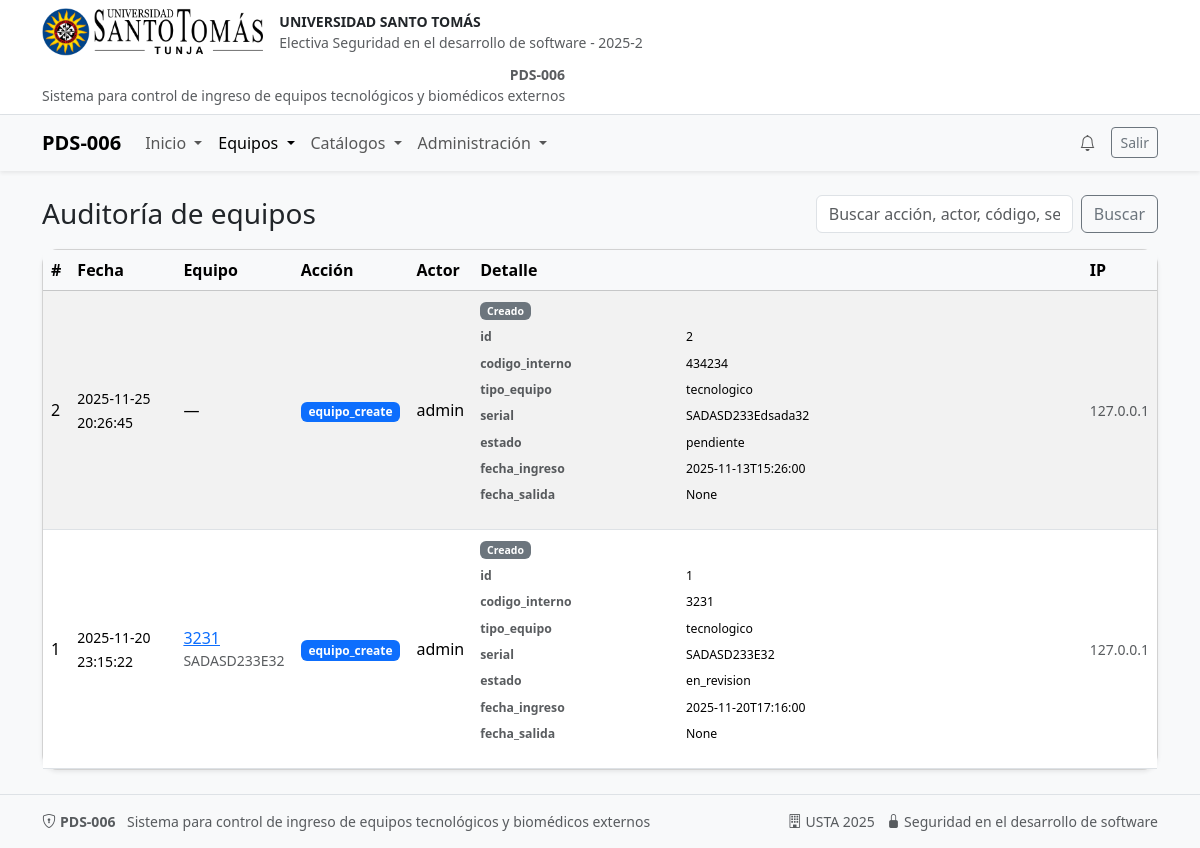
/admin/equipos/auditoria (signed in), run on the app's committed database.
### models.py (models this page shows, shortened)
class Base(DeclarativeBase):  # para heredar en los modelos, es decir para hacer el mapeo ORM
    pass # pass es para indicar que no hay nada más que hacer aquí, es un marcador de posición.

class EquipoAudit(Base):
    __tablename__ = "equipo_audit"
    id = Column(Integer, primary_key=True)
    equipo_id = Column(Integer, ForeignKey("equipos.id", ondelete="CASCADE"), nullable=False)
    actor_user_id = Column(Integer, ForeignKey("users.id", ondelete="SET NULL"), nullable=True)
    action = Column(String(50), nullable=False)
    detail = Column(Text, nullable=True)
    ip = Column(String(45), nullable=True)
    user_agent = Column(String(255), nullable=True)
    created_at = Column(DateTime(timezone=True), server_default=func.now(), nullable=False)
    equipo = relationship(
        "Equipo",
        backref=backref("audits", passive_deletes=True)
    )
    actor = relationship("User", backref="equipo_audits", foreign_keys=[actor_user_id])

class User(Base, UserMixin):
    __tablename__ = "users"
    id: Mapped[int] = mapped_column(Integer, primary_key=True, autoincrement=True)
    identificacion: Mapped[str] = mapped_column(
        String(30),
        unique=True,
        nullable=False,
        index=True
    )
    username: Mapped[str] = mapped_column(String(50), unique=True, nullable=False, index=True)
    email: Mapped[str] = mapped_column(String(120), unique=True, nullable=False, index=True)
    password_hash: Mapped[str] = mapped_column(String(255), nullable=False)
    role: Mapped[str] = mapped_column(
        Enum("admin", "usuario"),
        default="usuario",
        nullable=False
    )

class Equipo(Base):
    __tablename__ = "equipos"
    __table_args__ = (
        UniqueConstraint("serial", name="uq_equipos_serial"),
        CheckConstraint(
            """
            (
                estado IN ('pendiente','en_revision')
                AND fecha_salida IS NULL
            )
            OR
            (
                estado = 'aprobado'
                AND (fecha_salida IS NULL OR fecha_ingreso <= fecha_salida)
            )
            OR
            (
                estado = 'devuelto'
                AND fecha_salida IS NOT NULL
                AND fecha_ingreso <= fecha_salida
            )
            """,
            name="ck_equipos_estado_fecha"
        ),
    )
    id: Mapped[int] = mapped_column(Integer, primary_key=True, autoincrement=True)
    codigo_interno: Mapped[str] = mapped_column(String(50), unique=True, nullable=False, index=True)
    tipo_equipo: Mapped[str] = mapped_column(
        SAEnum("tecnologico", "biomedico"),
        nullable=False,
        index=True
    )
    marca: Mapped[str | None] = mapped_column(String(100))
    modelo: Mapped[str | None] = mapped_column(String(100))
    serial: Mapped[str | None] = mapped_column(String(100), nullable=True, index=True)
    empresa_id: Mapped[int] = mapped_column(
        Integer,
        ForeignKey("empresas_externas.id", ondelete="RESTRICT"),
        nullable=False,
        index=True
    )
    responsable_id: Mapped[int] = mapped_column(
        Integer,
        ForeignKey("responsables_entrega.id", ondelete="RESTRICT"),
        nullable=False,
        index=True
    )
    fecha_ingreso: Mapped[datetime] = mapped_column(
        DateTime(timezone=False),
        server_default=func.now(),
        nullable=False
    )
    fecha_salida: Mapped[datetime | None] = mapped_column(DateTime(timezone=False))
    estado: Mapped[str] = mapped_column(
        SAEnum("pendiente", "en_revision", "aprobado", "devuelto"),
        nullable=False,
        default="pendiente",
        server_default="pendiente",
        index=True
    )
    observaciones: Mapped[str | None] = mapped_column(Text)
    autorizado_por: Mapped[int | None] = mapped_column(
        Integer,
        ForeignKey("users.id", ondelete="SET NULL"),
        nullable=True,
        index=True
    )
    autorizador = relationship("User", foreign_keys=[autorizado_por])
    empresa = relationship("EmpresaExterna", back_populates="equipos")
    responsable = relationship("ResponsableEntrega", back_populates="equipos")
    created_at: Mapped[datetime] = mapped_column(
        DateTime(timezone=False),
        server_default=func.now(),
        nullable=False
    )
    updated_at: Mapped[datetime] = mapped_column(
        DateTime(timezone=False),
        server_default=func.now(),
        onupdate=func.now(),
        nullable=False
    )

### app.py (the view, shortened to what this page needs)
@app.route("/admin/equipos/auditoria") # ---------------------------------- Vista de auditoría de equipos (solo admin)
@login_required
@admin_required
def audit_equipos_admin():
    db = SessionLocal()
    try:
        q_text = (request.args.get("q") or "").strip().lower()
        page = max(1, int(request.args.get("page", 1)))
        size = min(100, max(10, int(request.args.get("size", 20))))
        Actor = aliased(models.User)
        EquipoAlias = aliased(models.Equipo)
        qry = (db.query(models.EquipoAudit)
               .outerjoin(Actor, models.EquipoAudit.actor)
               .outerjoin(EquipoAlias, models.EquipoAudit.equipo)
               .options(
                   joinedload(models.EquipoAudit.actor),
                   joinedload(models.EquipoAudit.equipo),
               )
               .order_by(models.EquipoAudit.id.desc()))
        total = qry.count()
        audits = qry.offset((page-1)*size).limit(size).all()
        return render_template("audit_equipos_admin.html",
                               audits=audits, page=page, size=size, total=total, q=q_text)
    finally:
        db.close()

### app.py (called while the page is built)
@login_manager.user_loader # carga el usuario a partir del ID almacenado en la sesión
def load_user(user_id):
    db = SessionLocal()
    try:
        return db.get(User, int(user_id))
    finally:
        db.close()

@app.teardown_appcontext # cerrar sesión de BD al terminar request
def remove_session(exception=None):
    SessionLocal.remove()

def admin_required(view_func):
    @wraps(view_func)
    def wrapper(*args, **kwargs):
        if not current_user.is_authenticated:
            return login_manager.unauthorized()
        if getattr(current_user, "role", None) != "admin":
            flash("No tienes permisos para esta sección.", "danger")
            return redirect(url_for("dashboard"))
        return view_func(*args, **kwargs)
    return wrapper

@app.context_processor
def inject_photo_url_helpers():
    def photo_url(kind: str, obj_id: int):
        path = f"uploads/{kind}_{obj_id}.png"
        full = os.path.join(app.static_folder, path)
        if os.path.exists(full):
            return url_for('static', filename=path)
        return url_for('static', filename='img/logo.png')
    return dict(photo_url=photo_url)

### templates/audit_equipos_admin.html (shortened to what this page needs)
{% extends "base.html" %}
{% block content %}
<div class="d-flex justify-content-between align-items-center mb-3">
  <h3 class="m-0">Auditoría de equipos</h3>
  <form class="d-flex" method="get" action="{{ url_for('audit_equipos_admin') }}">
    <input class="form-control me-2" name="q" placeholder="Buscar acción, actor, código, serial…" value="{{ q or '' }}">
    <button class="btn btn-outline-secondary" type="submit">Buscar</button>
  </form>
</div>
<div class="card shadow-sm">
  <div class="card-body p-0">
    <div class="table-responsive">
      <table class="table table-striped align-middle m-0">
        <thead class="table-light">
          <tr>
            <th>#</th>
            <th>Fecha</th>
            <th>Equipo</th>
            <th>Acción</th>
            <th>Actor</th>
            <th>Detalle</th>
            <th>IP</th>
          </tr>
        </thead>
        <tbody>
          {% for a in audits %}
          <tr>
            <td>{{ a.id }}</td>
            <td><small>{{ a.created_at }}</small></td>
            <td>
              {% if a.equipo %}
                <a href="{{ url_for('audit_equipo_show', equipo_id=a.equipo_id) }}">
                  {{ a.equipo.codigo_interno }}
                </a>
                <div class="small text-muted">{{ a.equipo.serial or '—' }}</div>
              {% else %} — {% endif %}
            </td>
            <td><span class="badge text-bg-primary">{{ a.action }}</span></td>
            <td>{{ a.actor.username if a.actor else '—' }}</td>
            <td class="small">{{ a.detail | render_audit_detail }}</td>
            <td><small class="text-muted">{{ a.ip or '—' }}</small></td>
          </tr>
          {% else %}
          <tr><td colspan="7" class="text-center py-4 text-muted">Sin eventos.</td></tr>
          {% endfor %}
        </tbody>
      </table>
    </div>
  </div>
</div>
{% endblock %}

### static/css/custom.css (style rules this page uses)
.card { border-radius: 1rem; }

### data on the page
EquipoAudit: id "2", created_at "2025-11-25 20:26:45", action "equipo_create", actor "admin", detail|render_audit_detail "Creado id 2 codigo_interno 434234 tipo_equipo tecnologico serial SADASD233Edsada32 estado pendiente fecha_ingreso 2025-11-13T15:26:00 fecha_salida None", ip "127.0.0.1"
EquipoAudit: id "1", created_at "2025-11-20 23:15:22", equipo.codigo_interno "3231", equipo "SADASD233E32", action "equipo_create", actor "admin", detail|render_audit_detail "Creado id 1 codigo_interno 3231 tipo_equipo tecnologico serial SADASD233E32 estado en_revision fecha_ingreso 2025-11-20T17:16:00 fecha_salida None", ip "127.0.0.1"
